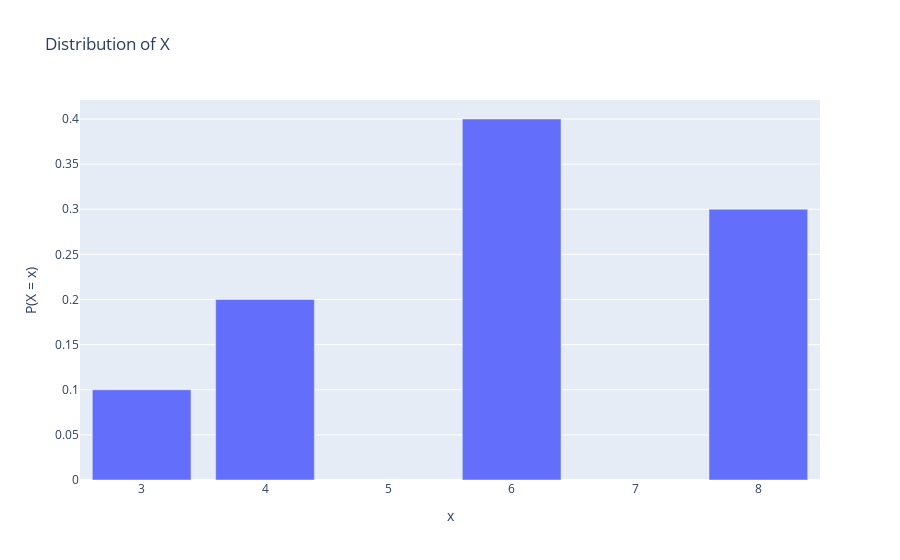

The notebook cell saved with this chart:
### Code cell
fig = px.bar(dist_df, x="x", y="P(X = x)", title="Distribution of X")
# fig.write_image("distX.png", "png",scale=2)
fig

### Figure 1 — Plotly figure (JSON) as saved in the notebook; plotly's stock layout.template omitted (floating-point values rounded to 4 significant figures)
{"data": [{"hovertemplate": "x=%{x}<br>P(X = x)=%{y}<extra></extra>", "legendgroup": "", "marker": {"color": "#636efa", "pattern": {"shape": ""}}, "name": "", "orientation": "v", "showlegend": false, "textposition": "auto", "type": "bar", "x": [3, 4, 6, 8], "xaxis": "x", "y": [0.1, 0.2, 0.4, 0.3], "yaxis": "y"}], "layout": {"barmode": "relative", "legend": {"tracegroupgap": 0}, "title": {"text": "Distribution of X"}, "xaxis": {"anchor": "y", "domain": [0, 1], "title": {"text": "x"}}, "yaxis": {"anchor": "x", "domain": [0, 1], "title": {"text": "P(X = x)"}}}}
